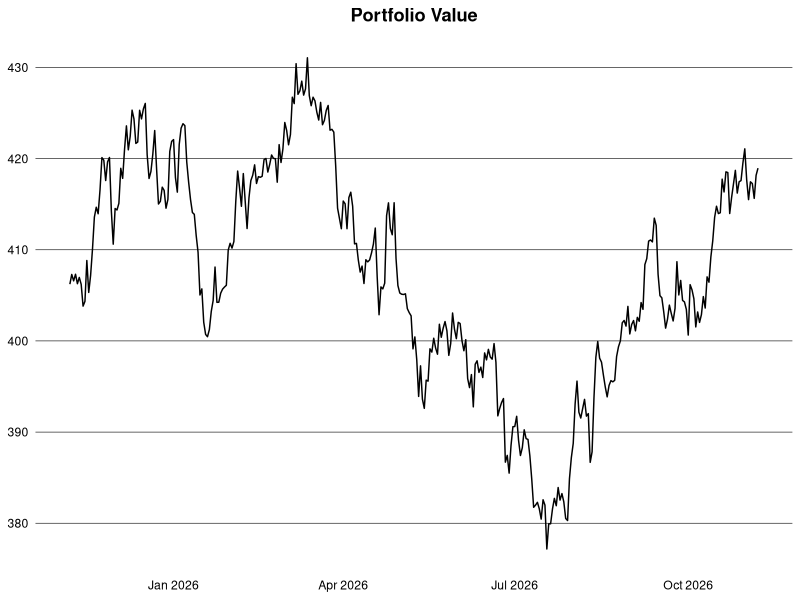
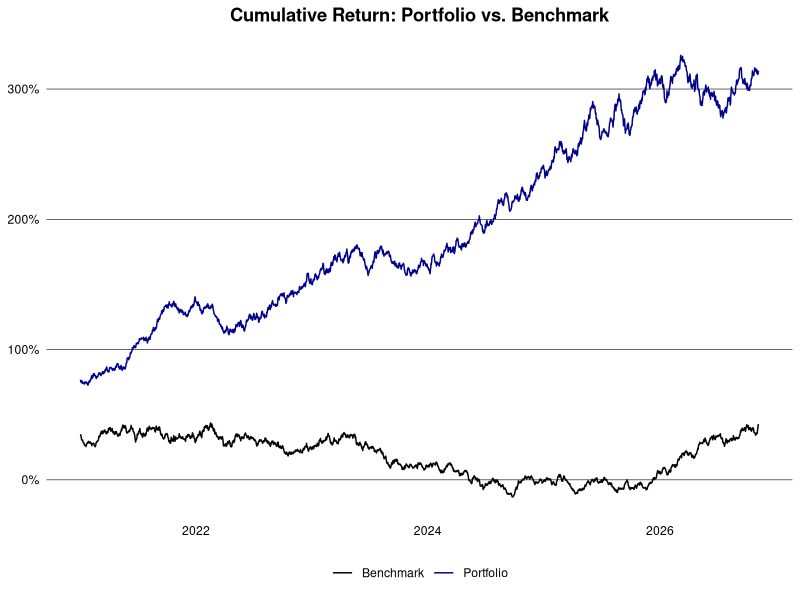
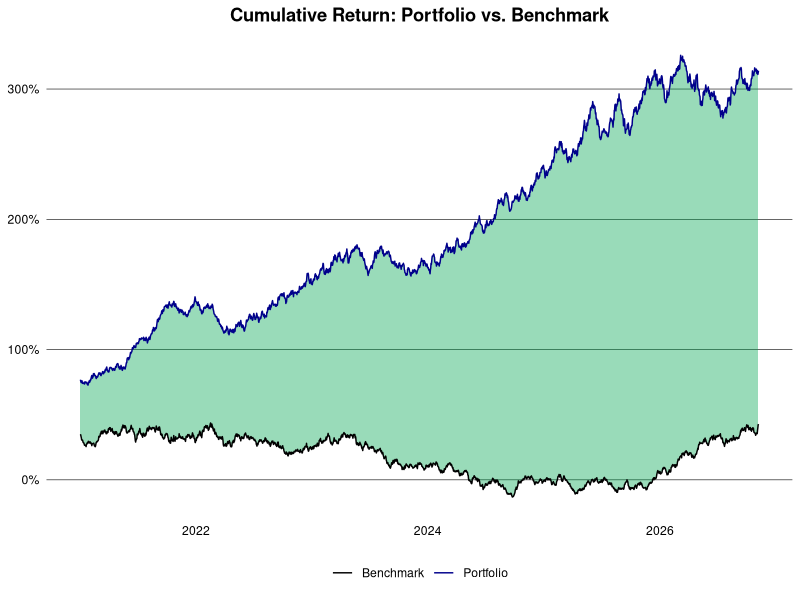

Write the R code that produced these figures, in order.
## ---- chunk 1
library(clock)
library(data.table)
library(ggplot2)
## ---- chunk 2
set.seed(1994L)

generate_prices <- function(ticker, start_date, end_date) {
  dates <- seq.Date(as.Date(start_date), as.Date(end_date), by = "days")
  n <- length(dates)
  prices <- cumprod(1 + rnorm(n, mean = 0.0005, sd = 0.01)) * 100
  data.table(
    ticker = ticker,
    date = dates,
    price = prices
  )
}

generate_benchmark <- function(start_date, end_date) {
  dates <- seq.Date(as.Date(start_date), as.Date(end_date), by = "days")
  n <- length(dates)
  prices <- cumprod(1 + rnorm(n, mean = 0.0003, sd = 0.008)) * 3000
  data.table(
    ticker = "SP500",
    date = dates,
    price = prices
  )
}

ticker <- c("AAPL", "GOOGL", "MSFT", "AMZN")
start_date <- "2015-01-01"
end_date <- Sys.Date()

dt <- lapply(ticker, generate_prices, start_date, end_date) |> rbindlist()
alloc <- data.table(
  ticker = ticker,
  weight = c(0.4, 0.3, 0.2, 0.1),
  country = c("USA", "USA", "USA", "USA")
)
dt <- dt[alloc, on = "ticker"]
head(dt)
## ---- chunk 3
logret <- function(x) {
  x <- log(x)
  x - shift(x)
}

dt <- dt |>
  setorder(ticker, date) |>
  _[, let(ret = price / shift(price) - 1, log_ret = logret(price)), by = ticker] |>
  na.omit("ret") |>
  _[, let(wret = ret * weight, value = price * weight)]
head(dt)
## ---- chunk 4
#| dpi = 300
dt |>
  _[date >= add_months(end_date, -12L), .(value = sum(value)), by = date] |>
  ggplot(aes(x = date, y = value)) +
  geom_line() +
  theme_minimal() +
  theme(
    plot.title = element_text(face = "bold", hjust = 0.5),
    panel.grid.major.y = element_line(color = "black", linewidth = 0.2),
    panel.grid.major.x = element_blank(),
    panel.grid.minor = element_blank(),
    axis.text = element_text(color = "black"),
    axis.title = element_blank()
  ) +
  labs(title = "Portfolio Value")
## ---- chunk 5
ret_week <- dt[, .(ret = prod(1 + ret) - 1), by = .(ticker, year(date), week(date))]
ret_month <- dt[, .(ret = prod(1 + ret) - 1), by = .(ticker, yearmon(date))]
ret_year <- dt[, .(ret = prod(1 + ret) - 1), by = .(ticker, year(date))]
head(ret_year)
## ---- chunk 6
port_ret_week <- dt[, .(ret = prod(1 + wret) - 1), by = .(year(date), week(date))]
port_ret_month <- dt[, .(ret = prod(1 + wret) - 1), by = .(yearmon(date))]
port_ret_year <- dt[, .(ret = prod(1 + wret) - 1), by = year(date)]
head(port_ret_year)
## ---- chunk 7
bmr <- generate_benchmark(start_date, end_date) |>
  setorder(date) |>
  _[, ret := price / shift(price) - 1] |>
  na.omit("ret")

port <- dt |>
  _[, .(ret = prod(1 + wret) - 1, ticker = "Portfolio"), by = date] |>
  rbind(bmr[, .(ticker, date, ret)]) |>
  setorder(ticker, date) |>
  _[, cum_ret := cumprod(1 + ret) - 1, by = ticker] |>
  _[, ticker := fifelse(ticker == "Portfolio", ticker, "Benchmark")]
## ---- chunk 8
#| dpi = 300
port |>
  _[date > "2021-01-01"] |>
  ggplot(aes(x = date, y = cum_ret, color = ticker)) +
  geom_line() +
  theme_minimal() +
  theme(
    plot.title = element_text(face = "bold", hjust = 0.5),
    panel.grid.major.y = element_line(color = "black", linewidth = 0.2),
    panel.grid.major.x = element_blank(),
    panel.grid.minor = element_blank(),
    axis.text = element_text(color = "black"),
    axis.title = element_blank(),
    legend.title = element_blank(),
    legend.position = "bottom"
  ) +
  scale_color_manual(values = c("Portfolio" = "darkblue", "Benchmark" = "black")) +
  scale_y_continuous(labels = scales::percent_format(accuracy = 2L)) +
  labs(title = "Cumulative Return: Portfolio vs. Benchmark")
## ---- chunk 9
#| dpi = 300
perf <- port |>
  dcast(date ~ ticker, value.var = "cum_ret") |>
  setnames(tolower) |>
  _[, diff := portfolio - benchmark]

perf |>
  _[date > "2021-01-01"] |>
  ggplot(aes(x = date)) +
  geom_ribbon(
    aes(
      ymin = pmin(portfolio, benchmark),
      ymax = pmax(portfolio, benchmark),
      fill = diff > 0
    ),
    alpha = 0.4,
    show.legend = FALSE
  ) +
  geom_line(aes(y = portfolio, color = "Portfolio")) +
  geom_line(aes(y = benchmark, color = "Benchmark")) +
  scale_color_manual(values = c("Portfolio" = "darkblue", "Benchmark" = "black")) +
  scale_fill_manual(values = c("TRUE" = "#00A651", "FALSE" = "#FF0000")) +
  scale_y_continuous(labels = scales::percent_format(accuracy = 2L)) +
  labs(title = "Cumulative Return: Portfolio vs. Benchmark") +
  theme_minimal() +
  theme(
    plot.title = element_text(face = "bold", hjust = 0.5),
    panel.grid.major.y = element_line(color = "black", linewidth = 0.2),
    panel.grid.major.x = element_blank(),
    panel.grid.minor = element_blank(),
    axis.text = element_text(color = "black"),
    axis.title = element_blank(),
    legend.title = element_blank(),
    legend.position = "bottom"
  )
## ---- chunk 10

## ---- chunk 11
vola <- dt[, .(daily_vola = sd(log_ret)), by = .(ticker, year(date))] |>
  _[, let(
    weekly_vola = daily_vola * sqrt(5L),
    monthly_vola = daily_vola * sqrt(21L),
    yearly_vola = daily_vola * sqrt(252L)
  )]
head(vola)
## ---- chunk 12
wgt <- alloc$weight
cov_mat <- dt |>
  dcast(date ~ ticker, value.var = "log_ret") |>
  _[, date := NULL] |>
  cov(use = "pairwise.complete.obs")
port_risk <- as.numeric(sqrt(t(wgt) %*% cov_mat %*% wgt))
port_risk
